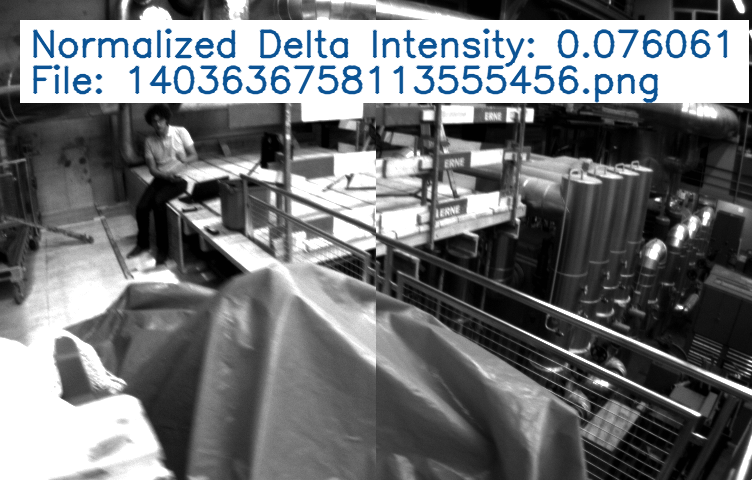
#> input picture highest_value_images/1a.png, 752 x 480 px, found by its file name; its folder holds only this picture in this run
$ python carousel.py
#> lines starting #> are read from the running program, lines starting #| are printed output that depends on the picture
import cv2
import numpy as np
import os

# Resim boyutları ve boşluk
img_width, img_height = 752, 480
gap = 15  # Boşluk miktarını 15 piksele çıkardık

# Grid boyutları
rows, cols = 5, 3

# Sonuç resmi boyutları
result_width = cols * img_width + (cols - 1) * gap
result_height = rows * img_height + (rows - 1) * gap

# Sonuç resmini beyaz arka planla oluştur
result = np.full((result_height, result_width, 3), 255, dtype=np.uint8)  # Beyaz arka plan

# Resimleri yükle ve yerleştir
for i in range(rows):
    for j in range(cols):
        img_path = f'highest_value_images\\{i+1}{chr(97+j)}.png'
        if os.path.exists(img_path):
            img = cv2.imread(img_path)
#> img is the input picture: shape (480, 752, 3); mean B, G, R 119.4, 117.4, 115.1
            if img is not None:
                if img.shape[:2] != (img_height, img_width):
                    img = cv2.resize(img, (img_width, img_height))
                y = i * (img_height + gap)
                x = j * (img_width + gap)
                result[y:y+img_height, x:x+img_width] = img
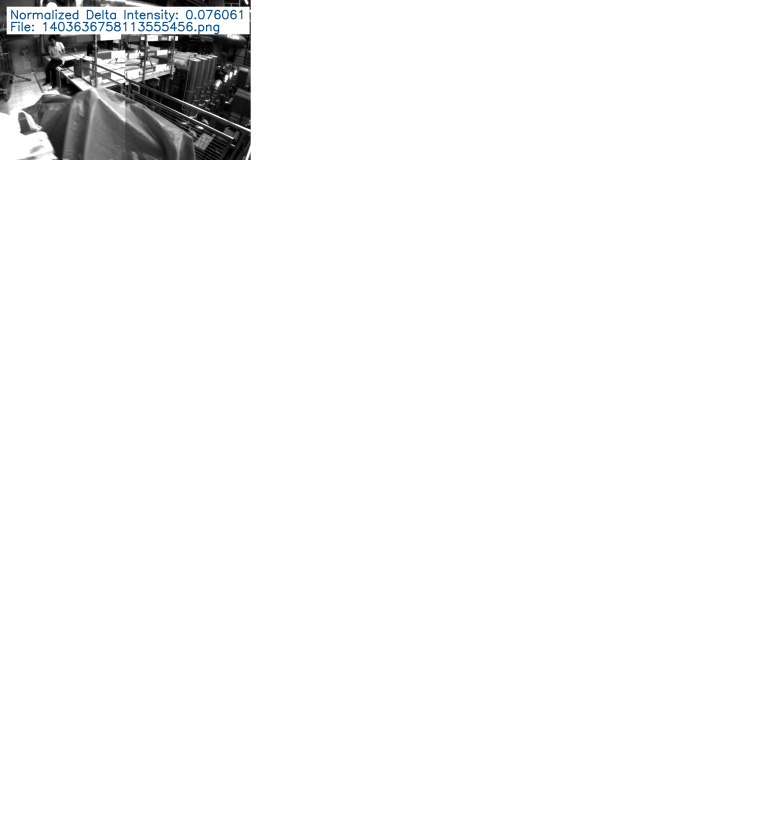
#> result: shape (2460, 2286, 3) (shown at 1/3 size); mean B, G, R 246.3, 246.2, 246

        # Her satırın ilk resmine MH1, MH2, ... yaz
        if j == 0:
            text = f'MH{i+1}'
            font = cv2.FONT_HERSHEY_SIMPLEX
            font_scale = 2
            font_thickness = 3
            text_size = cv2.getTextSize(text, font, font_scale, font_thickness)[0]
            text_x = x + 10
            text_y = y + img_height - 20

            # Neon mavi efekti için önce biraz bulanık bir arka plan çizelim
            for offset in range(3):
                cv2.putText(result, text, (text_x-offset, text_y), font, font_scale, (200, 100, 0), font_thickness*2)

            # Ana metni çizelim
            cv2.putText(result, text, (text_x, text_y), font, font_scale, (255, 255, 0), font_thickness)

# Sonuç resmini kaydet
cv2.imwrite('highest_value_images/information_fotos.png', result)

print("İşlem tamamlandı. Sonuç 'result_grid.png' olarak kaydedildi.")
